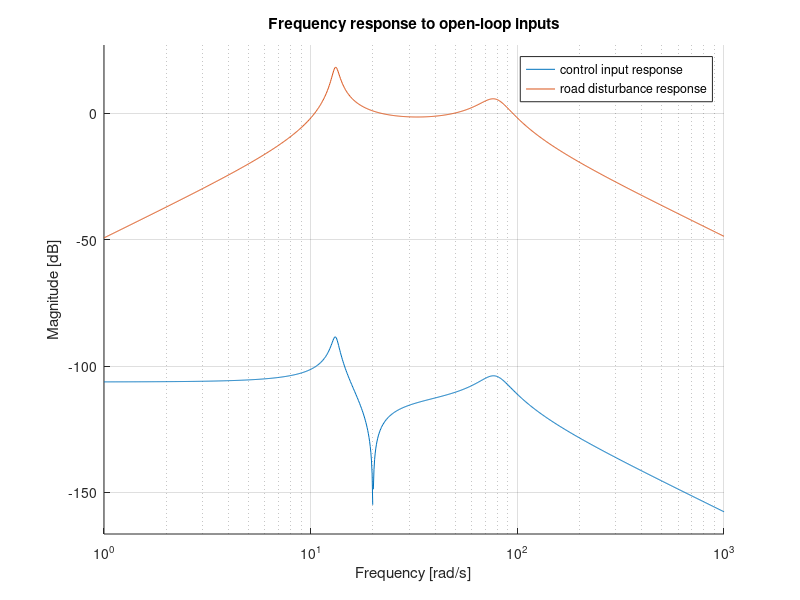
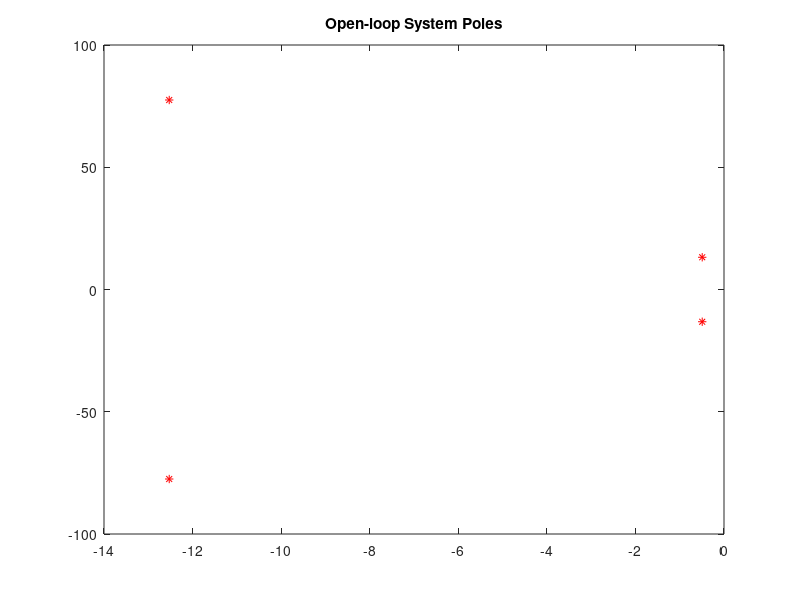
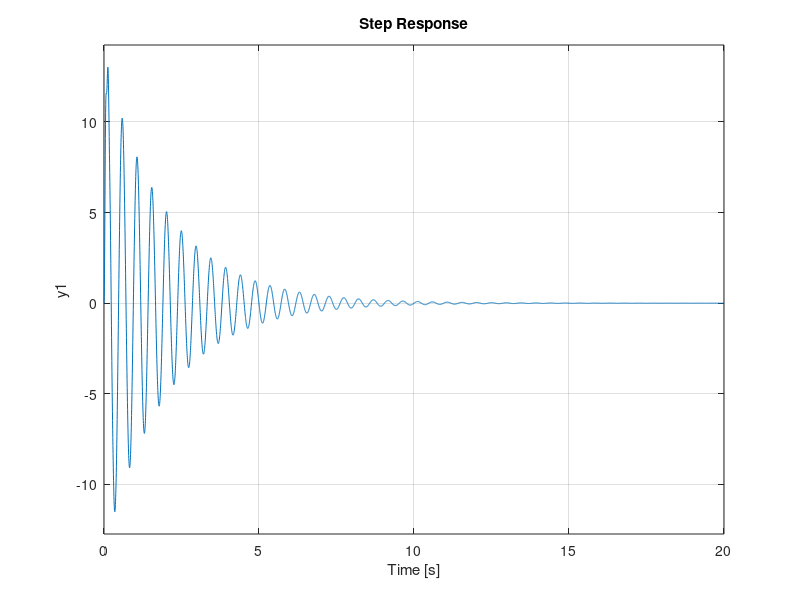

These charts were generated, in order, by the following MATLAB code: (Note: this script raises an error after producing the figures.)

clear all
close all
clc

% Constants
lb2kg = 1/2.2; % conversion from lbs to kg

% Vehicle Profile
M = 2825.6;          % vehicle curb weight in (kg)
M_fsus = 47.18;      % front suspension unsprung mass (minus tire/wheel) (kg)
M_rsus = 51.03;      % rear suspension unsprung mass (minus tire/wheel) (kg)
M_whl = 39;          % tire/wheel mass (kg)
MR_f = 0.6;          % front spring motion ratio
MR_r = 1;            % rear spring motion ratio
Kf = 123510/MR_f;    % front spring rate (N/m)
Kr = 58620/MR_r;     % rear spring rate (N/m)
Bf = 1200/MR_f;     % rear approximated damping rate (N-s/m)
Br = 1150/MR_r;     % rear approximated damping rate (N-s/m)
Kt = 317400;         % tire spring rate (N/m)
Bt = 0;              % tire damping rate (N-s/m)


% model front 1/4 car
m1 = M/4;                % 1/4 bus body mass                      (kg)
m2 = M_fsus+M_whl  ;     % suspension mass                        (kg)
k1 = Kf;                 % spring constant of suspension system   (N/m)
k2 = Kt;                 % spring constant of wheel and tire      (N/m)
b1 = Bf;                 % damping constant of suspension system  (N.s/m)
b2 = Bt;                 % damping constant of wheel and tire     (N.s/m)
%U                      %control force

s = tf('s');
delta = ((m1*s^2+b1*s+k1)*(m2*s^2+(b1+b2)*s+(k1+k2))-(b1*s+k1)*(b1*s+k1));

G_u = ((m1+m2)*s^2+b2*2+k2)/delta; %control input transfer function
G_w = (-m1*b2*s^3+m1*k2*s^2)/delta; %disturbance input transfer function

%% Plot transfer function characteristics
figure()
% step(G_u)


figure()
% step(G_w)


figure()
hold on;
bodemag(G_u)
bodemag(G_w)
title('Frequency response to open-loop inputs')
legend('control input response','road disturbance response')

%% open-loop state-space model
% inputs: U (active forcer), W (road profile)
A=[0                 1   0                                              0
  -(b1*b2)/(m1*m2)   0   ((b1/m1)*((b1/m1)+(b1/m2)+(b2/m2)))-(k1/m1)   -(b1/m1)
   b2/m2             0  -((b1/m1)+(b1/m2)+(b2/m2))                      1
   k2/m2             0  -((k1/m1)+(k1/m2)+(k2/m2))                      0];

B=[0                 0
   1/m1              (b1*b2)/(m1*m2)
   0                -(b2/m2)
   (1/m1)+(1/m2)    -(k2/m2)];

C=[0 1 0 0];

D=[0 0];

sys=ss(A,B,C,D);

% plot open-loop poles
figure()
p = eig(A)
plot(real(p), imag(p), 'r*'); % plot poles of open-loop system
title('Open-loop System Poles')

% plot output to step input
figure()
step(ss(A,B*[0; 1],C,D*[0;1]));

dist = 1000; %meters test distance
dx = 0.1; %meters distance increment
spd_kph = 60 %kilometers per hour test speed
wlen = dist/dx;
w = func_roadElevationProfile(4, dist,dx,'figure',true,'fignum',6); %road profile vector
u = zeros(1,numel(w));
input = [u; w];
spd_mps = spd_kph/3.6;
t_end = dist/spd_mps
dt = t_end/size(w,2);
t = 0:dt:dist/spd_mps; %time vector
t = t(1:end-1);
y = lsim(sys,input,t);

figure(7)
hold on;
[freq, amp, phase] = simpleFFT(y,dt);
plot(freq, amp);
title('FFT frequency profile of unsprung mass acceleration')

%% launch VDV calculation app
cd 'vibrationdata_9_23_2021'
data = [t' y] %use this to calculate VDV w/ settings:
% m/sec^2, no mean removal, Wk z-axis weighting, no segmentation
% start time = 0, end time = t(end)
run('vibrationdata.m')



